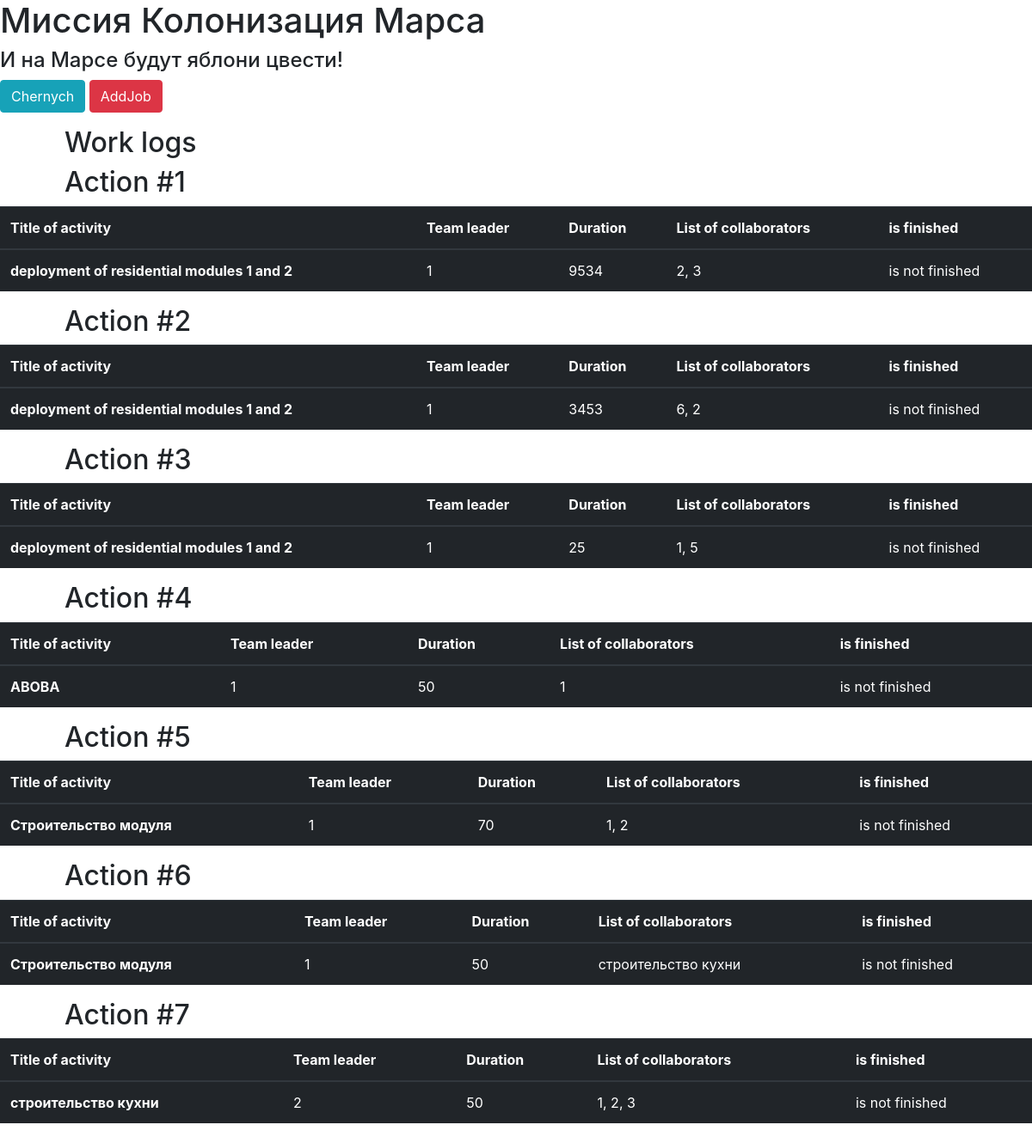
/ (signed in), run on the app's committed database.
### users.py (models this page shows, shortened)
class User(SqlAlchemyBase, UserMixin):
    __tablename__ = 'users'
    id = sqlalchemy.Column(sqlalchemy.Integer,
                           primary_key=True, autoincrement=True)
    surname = sqlalchemy.Column(sqlalchemy.String)
    name = sqlalchemy.Column(sqlalchemy.String)
    age = sqlalchemy.Column(sqlalchemy.Integer)
    position = sqlalchemy.Column(sqlalchemy.String)
    speciality = sqlalchemy.Column(sqlalchemy.String)
    address = sqlalchemy.Column(sqlalchemy.String)
    email = sqlalchemy.Column(sqlalchemy.String, unique=True)
    hashed_password = sqlalchemy.Column(sqlalchemy.String)
    modified_date = sqlalchemy.Column(sqlalchemy.DateTime, default=datetime.datetime.now)

### jobs.py (models this page shows)
class Jobs(SqlAlchemyBase):
    __tablename__ = 'jobs'
    id = sqlalchemy.Column(sqlalchemy.Integer,
                           primary_key=True, autoincrement=True)
    team_leader = sqlalchemy.Column(sqlalchemy.Integer, sqlalchemy.ForeignKey('users.id'), autoincrement=True)
    job = sqlalchemy.Column(sqlalchemy.String)
    work_size = sqlalchemy.Column(sqlalchemy.Integer)
    collaborators = sqlalchemy.Column(sqlalchemy.String)
    start_date = sqlalchemy.Column(sqlalchemy.DateTime)
    end_date = sqlalchemy.Column(sqlalchemy.DateTime)
    is_finished = sqlalchemy.Column(sqlalchemy.Boolean)
    user = orm.relationship('User')

### main.py (the view)
@app.route('/')
def index():
    db_session.global_init("db/mars_explorer.db")
    jb = create_spisok()
    return render_template('base.html', list=jb)

### data/db_session.py (called while the page is built, shortened)
def global_init(db_file):
    global __factory
    if __factory:
        return

def create_session() -> Session:
    global __factory
    return __factory()

### main.py (called while the page is built)
def create_spisok():
    db_session.global_init("db/mars_explorer.db")
    db_sess = db_session.create_session()
    jobs = []
    for job in db_sess.query(Jobs).all():
        if job.is_finished:
            finish = 'is finished'
        else:
            finish = 'is not finished'
        jobs.append([job.id, job.job, job.team_leader, job.work_size, job.collaborators, finish])
    return jobs

@login_manager.user_loader
def load_user(user_id):
    db_sess = db_session.create_session()
    return db_sess.query(User).get(user_id)

### templates/base.html (shortened to what this page needs)
<!DOCTYPE html>
<html lang="en">
<head>
    <link rel="stylesheet" href="/static/css/style.css">
     <link rel="stylesheet" href="https://cdn.jsdelivr.net/npm/bootstrap@4.0.0/dist/css/bootstrap.min.css">
    </head>
    <body>
        <h1>Миссия Колонизация Марса</h1>
        <h4>И на Марсе будут яблони цвести!</h4>
        <nav>
            {% if current_user.is_authenticated %}
                <p>
                    <a class="btn btn-info" href="/logout">{{ current_user.name }}</a>
                    <a class="btn btn-danger" href="/addjob">AddJob</a>
                </p>
            {% else %}
                <p>
                    <a class="btn btn-primary " href="/register">Зарегистрироваться</a>
                    <a class="btn btn-success" href="/login">Войти</a>
                </p>
            {% endif %}
        </nav>
        <h2>Work logs</h2>
        {% for item in list %}
            <h2>Action #{{ item[0] }}</h2>
            <table class="table table-dark">
              <thead>
                <tr>
                    <th scope="col">Title of activity</th>
                    <th scope="col">Team leader</th>
                    <th scope="col">Duration</th>
                    <th scope="col">List of collaborators</th>
                    <th scope="col">is finished</th>
                </tr>
              </thead>
              <tbody>
                <tr>
                    <th scope="row">{{ item[1] }}</th>
                    <td>{{ item[2] }}</td>
                    <td>{{ item[3] }}</td>
                    <td>{{ item[4] }}</td>
                    <td>{{ item[5] }}</td>
                </tr>
              </tbody>
            </table>
        {% endfor %}
    </body>
</html>

### static/css/style.css (style rules this page uses)
h2 { margin-left: 75px; }
h4 { color: grey; }

### data on the page
User: name "Chernych"
Jobs: id "1", job "deployment of residential modules 1 and 2", job "1", work_size "9534", collaborators "2, 3", item "is not finished"
Jobs: id "2", job "deployment of residential modules 1 and 2", job "1", work_size "3453", collaborators "6, 2", item "is not finished"
Jobs: id "3", job "deployment of residential modules 1 and 2", job "1", work_size "25", collaborators "1, 5", item "is not finished"
Jobs: id "4", job "ABOBA", item "1", work_size "50", collaborators "1", item "is not finished"
Jobs: id "5", job "Строительство модуля", team_leader "1", work_size "70", collaborators "1, 2", item "is not finished"
Jobs: id "6", job "Строительство модуля", team_leader "1", work_size "50", collaborators "строительство кухни", item "is not finished"
Jobs: id "7", job "строительство кухни", team_leader "2", work_size "50", collaborators "1, 2, 3", item "is not finished"
